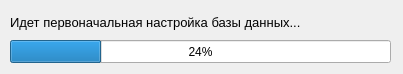
<?xml version="1.0" encoding="UTF-8"?>
<ui version="4.0">
 <class>dialog</class>
 <widget class="QDialog" name="dialog">
  <property name="geometry">
   <rect>
    <x>0</x>
    <y>0</y>
    <width>403</width>
    <height>74</height>
   </rect>
  </property>
  <property name="windowTitle">
   <string>Создание базы</string>
  </property>
  <widget class="QProgressBar" name="progress">
   <property name="geometry">
    <rect>
     <x>10</x>
     <y>40</y>
     <width>381</width>
     <height>23</height>
    </rect>
   </property>
   <property name="value">
    <number>24</number>
   </property>
  </widget>
  <widget class="QLabel" name="start">
   <property name="geometry">
    <rect>
     <x>10</x>
     <y>10</y>
     <width>371</width>
     <height>24</height>
    </rect>
   </property>
   <property name="font">
    <font>
     <pointsize>10</pointsize>
    </font>
   </property>
   <property name="text">
    <string>Идет первоначальная настройка базы данных...</string>
   </property>
  </widget>
 </widget>
 <resources/>
 <connections/>
</ui>
